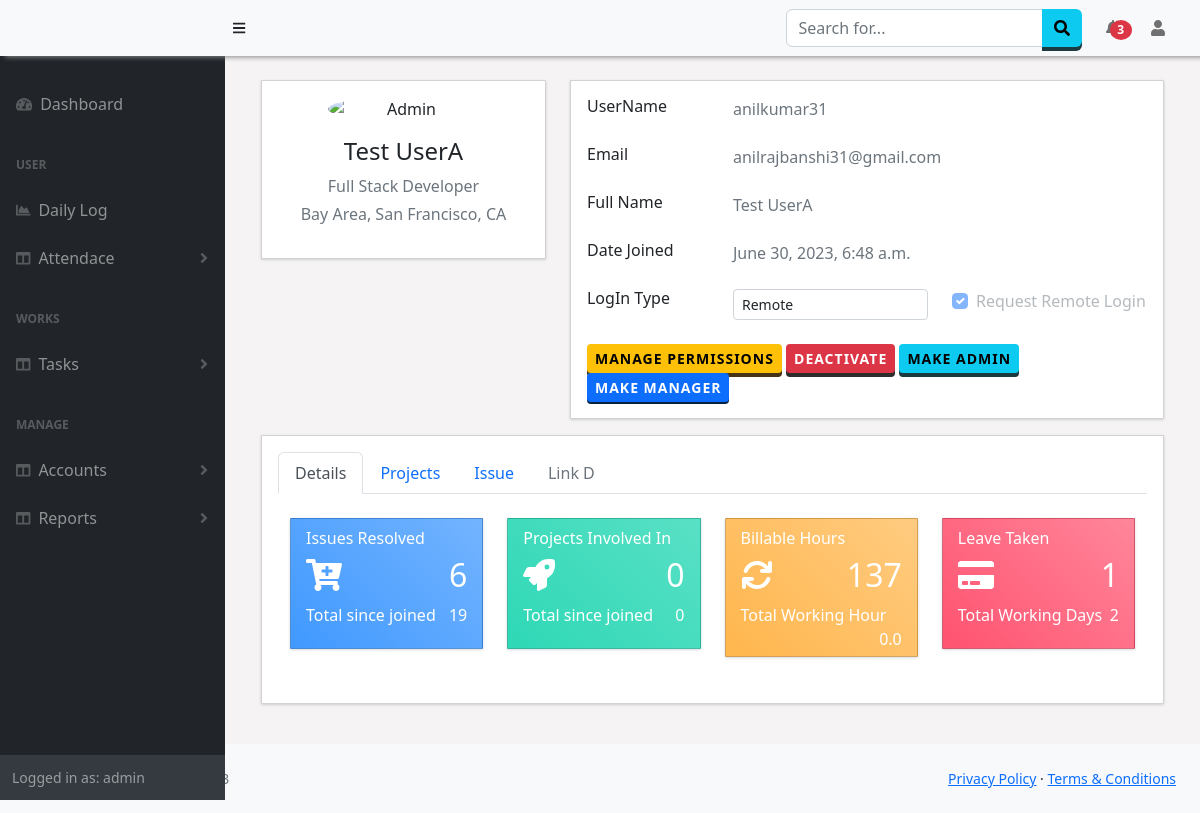
The app's page /Manage/Details/55 (signed in), older data.
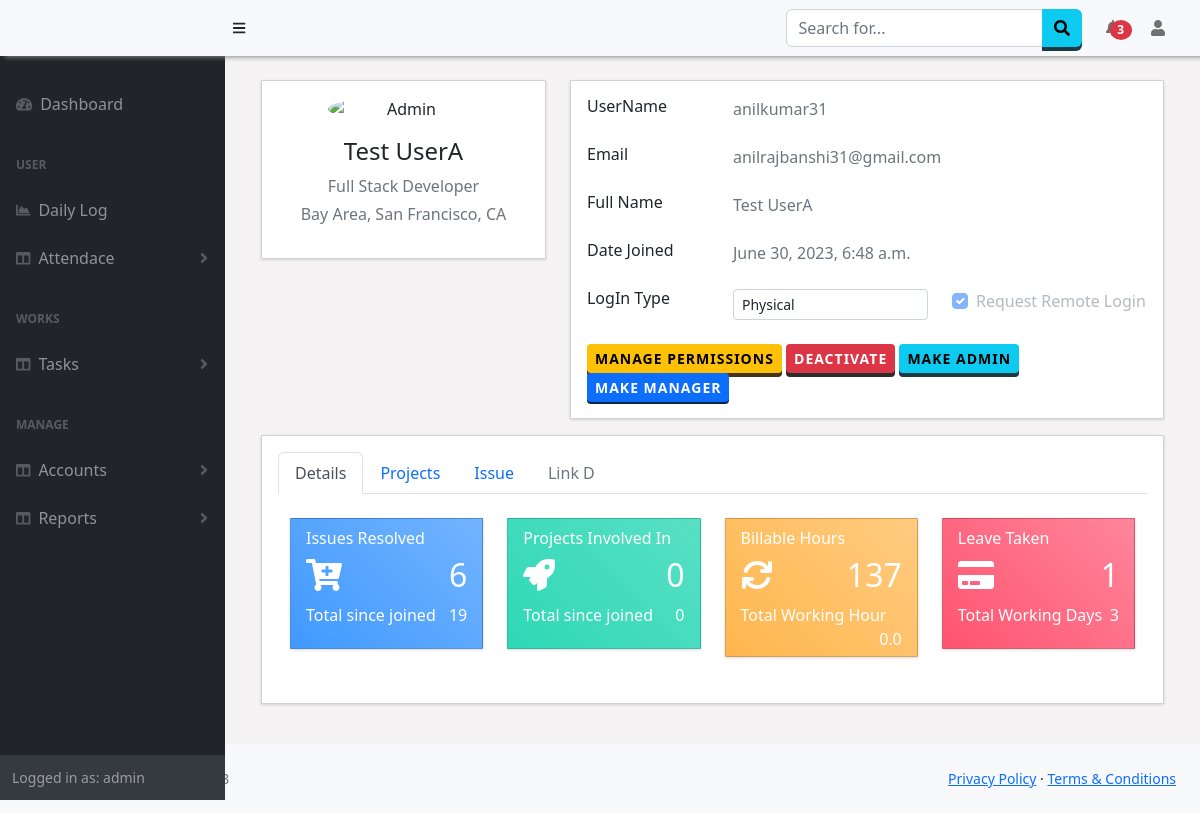
The same page, newer data.
### Authentication/models.py (models this page shows, shortened)
class userDetails(models.Model):
    user = models.ForeignKey(User, null=True, on_delete= models.SET_NULL)
    attendanceType = models.CharField(max_length=100,null=True,default="Physical")
    mrequest = models.BooleanField("Request", default=False, null=True)
    is_manager = models.BooleanField("Manager", default=False, null=True)

### Manager/views.py (the view, shortened to what this page needs)
# urls.py: path('Details/<userId>',views.viewUser,name='userDetails'),
def viewUser(request,userId):
    getUser = User.objects.get(id=userId)
    perm = Permission.objects.filter(user=getUser)
    loginType = userDetails.objects.get(user=getUser)
    is_manager=checkTeams(request)
    getMembers = None
    if loginType.is_manager == True:
        udetails = userDetails.objects.get(user=getUser)
        getMembers = userManager.objects.filter(manager=udetails)
    issue = worklog.objects.filter(User=getUser,TaskType=1).count()
    totalIssue = worklog.objects.filter(TaskType=1).count()
    totalProjectCount = worklog.objects.filter(User=getUser,TaskType=2)
    gettotalProject = worklog.objects.filter(User=getUser,TaskType=2)
    totalProject = []
    project = Project.objects.filter(manager=getUser)
    task =worklog.objects.filter(User=getUser,TaskType=1)
    hour = worklog.objects.filter(Billable=True).aggregate(Sum('Hours'))
    totalhour = Attendance.objects.filter(user=getUser).aggregate(Sum('hour'))
    leave = Leave.objects.filter(user=getUser).count()
    attendance = Attendance.objects.filter(user=getUser).count()
    details = {
        'issue':issue,
        'totalIssue':totalIssue,
        'project':project.count(),
        'totalProject':totalProjectCount.count(),
        'hour':hour,
        'totalHour':totalhour,
        'leave':leave,
        'attendance':attendance,
    }
    pid = []
    for x in perm:
        pid.append(x.id)
    data = {
        'users':getUser,
        'permissions':pid,
        'summary':details,
        'projects':project,
        'subprojects':totalProject,
        'task':task,
        'loginType':loginType,
        'manager':is_manager[1],
        'members':getMembers
    }
    return render(request,'Reports/userDetails.html',data)

### Manager/views.py (called while the page is built, shortened)
def checkTeams(request):
    is_team = False
    if request.user.is_superuser:
        users = Employees.objects.values('user').filter(company=request.session['comp'])
        is_team=True
    return users,is_team

### Manager/templates/Reports/userDetails.html (shortened to what the changed rows need)
{% extends "base.html" %}
{% block content %}
<div class="container">
    <div class="main-body">
          <div class="row gutters-sm">
            <div class="col-md-8">
              <div class="card mb-3">
                <div class="card-body">
                  <div class="row mt-4">
                    <div class="col-sm-9 text-secondary">
                      <div class="row">
                        <div class="col-6 col-sm-6">
                          <select class="form-control form-control-sm" id="loginType" onchange="LoginType('update',{{users.id}})" {% if manager != True   %}disabled{% endif %}>
                            <option value="Physical" {% if loginType.attendanceType == 'Physical' %}selected{% endif %}>Physical</option>
                            <option value="Remote" {% if loginType.attendanceType == 'Remote' %}selected{% endif %}>Remote</option>
                          </select>
                        </div>
                        <div class="col-6 col-sm-6 col-md-6">
                          <div class="form-check">
                            <input class="form-check-input" type="checkbox" value="" id="loginRequest" onclick="LoginType('request',{{users.id}})" {% if loginType.mrequest ==  True or loginType.attendanceType == 'Remote' %}checked disabled{% endif %}>
                            <label class="form-check-label" for="flexCheckChecked">
                              Request Remote Login
                            </label>
                          </div>
                        </div>
                      </div>
                    </div>
                  </div>
                </div>
              </div>
            </div>
          </div>
          <div class="row gutters-sm">
            <div class="col-md-12">
              <div class="card mb-3">
                <div class="card-body">
                  <div class="tab-content" id="nav-tabs-content">
                    <div class="tab-pane-with-nested-tab fade show active" id="tab1-content" role="tabpanel" aria-labelledby="nav-tab1">
                      <div class="tab-content border-0" id="nav-tabs-light-content">
                        <div class="tab-pane fade show active" id="linkA" role="tabpanel" aria-labelledby="nav-linkA">
                          <br>
                          <div class="container">
                              <div class="row">
                                  <div class="col-md-4 col-xl-3">
                                      <div class="card bg-c-blue order-card">
                                          <div class="card-block">
                                              <h2 class="text-right"><i class="fa fa-cart-plus"></i><span class="f-right">{{summary.issue}}</span></h2>
                                          </div>
                                      </div>
                                  </div>
                                  <div class="col-md-4 col-xl-3">
                                      <div class="card bg-c-green order-card">
                                          <div class="card-block">
                                              <h2 class="text-right"><i class="fa fa-rocket"></i><span class="f-right">{{summary.project}}</span></h2>
                                          </div>
                                      </div>
                                  </div>
                                  <div class="col-md-4 col-xl-3">
                                      <div class="card bg-c-yellow order-card">
                                          <div class="card-block">
                                              <h2 class="text-right"><i class="fa fa-refresh"></i><span class="f-right">{{summary.hour.Hours__sum}}</span></h2>
                                          </div>
                                      </div>
                                  </div>
                                  <div class="col-md-4 col-xl-3">
                                      <div class="card bg-c-pink order-card">
                                          <div class="card-block">
                                              <h2 class="text-right"><i class="fa fa-credit-card"></i><span class="f-right">{{summary.leave}}</span></h2>
                                              <p class="m-b-0">Total Working Days<span class="f-right">{{summary.attendance}}</span></p>
                                          </div>
                                      </div>
                                  </div>
                            </div>
                          </div>
                        </div>
                      </div>
                    </div>
                  </div>
                </div>
                </div>
                </div>
              </div>
            </div>
          </div>
    </div>
</div>
{% endblock %}

Row changes from the older to the newer data that the page shows:
changed userDetails: attendanceType "Remote" → "Physical"
Text that changed along with them:
{{ summary.attendance }}: "2" → "3"
